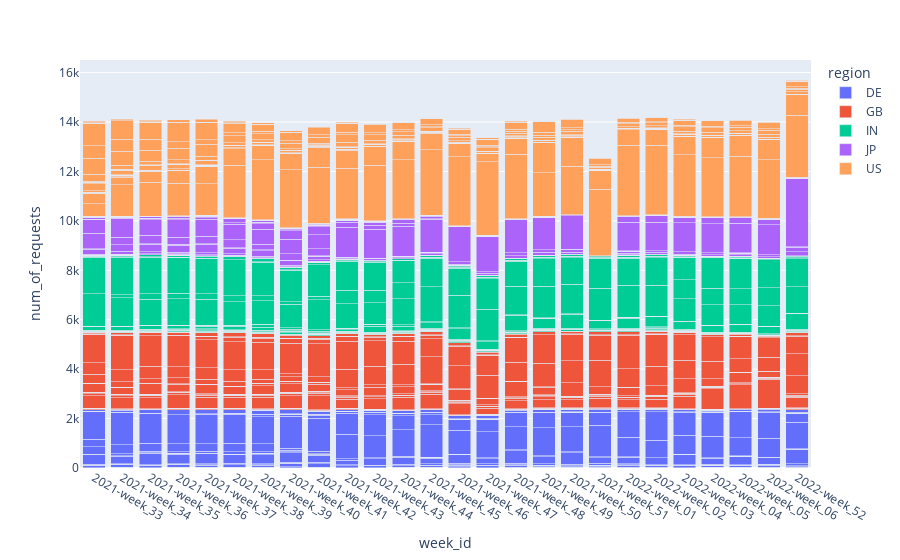

Write notebook code for a chart like this one.
### Code cell
px.bar(df, x='week_id', y='num_of_requests', color='region', hover_data=['requester'], barmode = 'stack')

### Figure 1 — Plotly figure (JSON) as saved in the notebook; plotly's stock layout.template omitted (floating-point values rounded to 4 significant figures; data arrays with more than 128 entries replaced by an {"elided": "..."} marker saying what was removed)
{"data": [{"alignmentgroup": "True", "customdata": {"elided": "394x1 str values"}, "hovertemplate": "region=DE<br>week_id=%{x}<br>num_of_requests=%{y}<br>requester=%{customdata[0]}<extra></extra>", "legendgroup": "DE", "marker": {"color": "#636efa", "pattern": {"shape": ""}}, "name": "DE", "offsetgroup": "DE", "orientation": "v", "showlegend": true, "textposition": "auto", "type": "bar", "visible": true, "x": {"elided": "394 str values"}, "xaxis": "x", "y": {"elided": "394 int values"}, "yaxis": "y"}, {"alignmentgroup": "True", "customdata": {"elided": "460x1 str values"}, "hovertemplate": "region=GB<br>week_id=%{x}<br>num_of_requests=%{y}<br>requester=%{customdata[0]}<extra></extra>", "legendgroup": "GB", "marker": {"color": "#EF553B", "pattern": {"shape": ""}}, "name": "GB", "offsetgroup": "GB", "orientation": "v", "showlegend": true, "textposition": "auto", "type": "bar", "visible": true, "x": {"elided": "460 str values"}, "xaxis": "x", "y": {"elided": "460 int values"}, "yaxis": "y"}, {"alignmentgroup": "True", "customdata": {"elided": "384x1 str values"}, "hovertemplate": "region=IN<br>week_id=%{x}<br>num_of_requests=%{y}<br>requester=%{customdata[0]}<extra></extra>", "legendgroup": "IN", "marker": {"color": "#00cc96", "pattern": {"shape": ""}}, "name": "IN", "offsetgroup": "IN", "orientation": "v", "showlegend": true, "textposition": "auto", "type": "bar", "visible": true, "x": {"elided": "384 str values"}, "xaxis": "x", "y": {"elided": "384 int values"}, "yaxis": "y"}, {"alignmentgroup": "True", "customdata": {"elided": "293x1 str values"}, "hovertemplate": "region=JP<br>week_id=%{x}<br>num_of_requests=%{y}<br>requester=%{customdata[0]}<extra></extra>", "legendgroup": "JP", "marker": {"color": "#ab63fa", "pattern": {"shape": ""}}, "name": "JP", "offsetgroup": "JP", "orientation": "v", "showlegend": true, "textposition": "auto", "type": "bar", "visible": true, "x": {"elided": "293 str values"}, "xaxis": "x", "y": {"elided": "293 int values"}, "yaxis": "y"}, {"alignmentgroup": "True", "customdata": {"elided": "538x1 str values"}, "hovertemplate": "region=US<br>week_id=%{x}<br>num_of_requests=%{y}<br>requester=%{customdata[0]}<extra></extra>", "legendgroup": "US", "marker": {"color": "#FFA15A", "pattern": {"shape": ""}}, "name": "US", "offsetgroup": "US", "orientation": "v", "showlegend": true, "textposition": "auto", "type": "bar", "visible": true, "x": {"elided": "538 str values"}, "xaxis": "x", "y": {"elided": "538 int values"}, "yaxis": "y"}], "layout": {"autosize": true, "barmode": "stack", "legend": {"title": {"text": "region"}, "tracegroupgap": 0}, "margin": {"t": 60}, "xaxis": {"anchor": "y", "autorange": true, "domain": [0, 1], "range": [-0.5, 25.5], "title": {"text": "week_id"}, "type": "category"}, "yaxis": {"anchor": "x", "autorange": true, "domain": [0, 1], "range": [0, 16510.0], "title": {"text": "num_of_requests"}, "type": "linear"}}}
